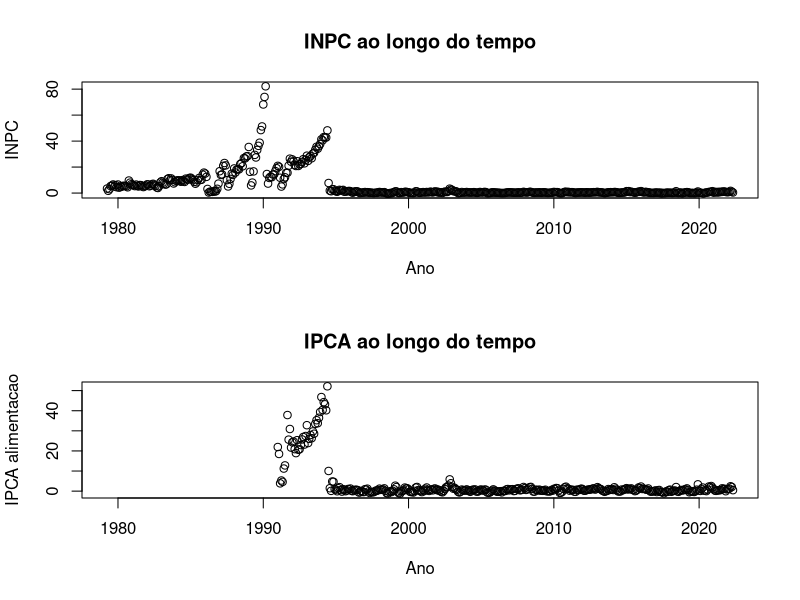
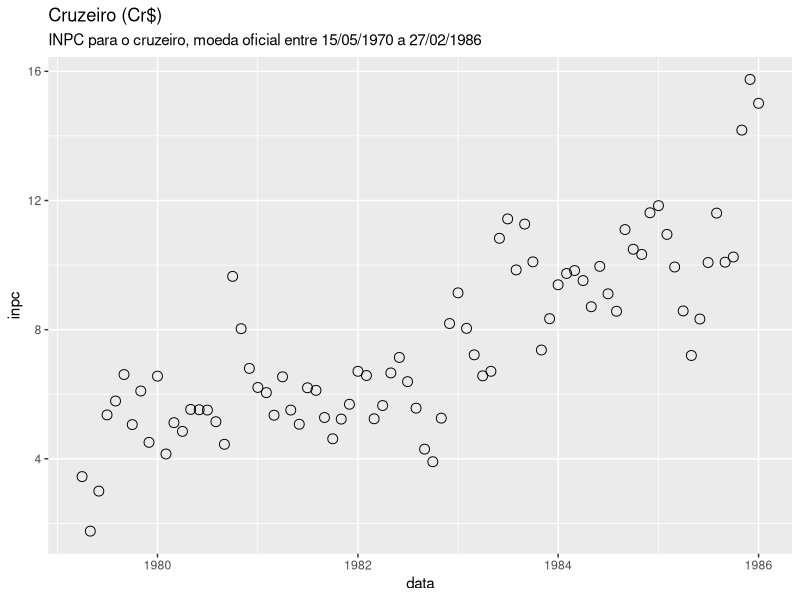
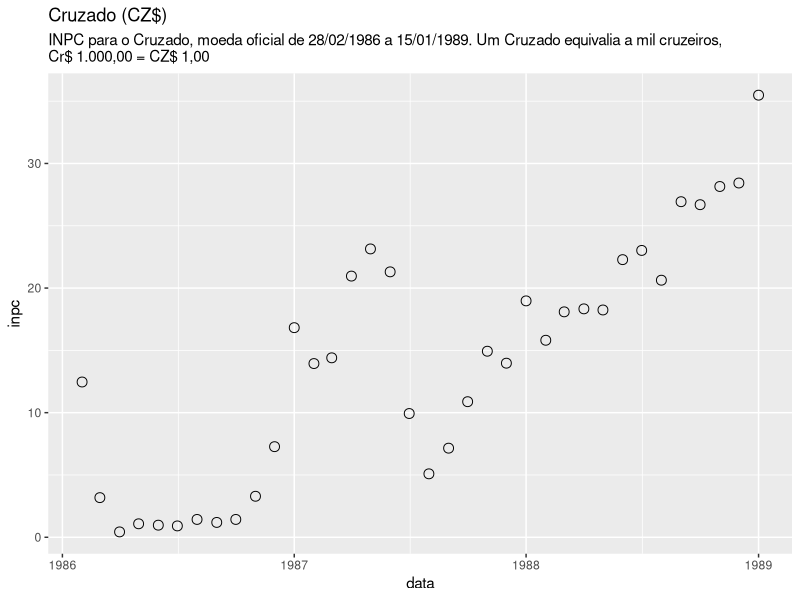
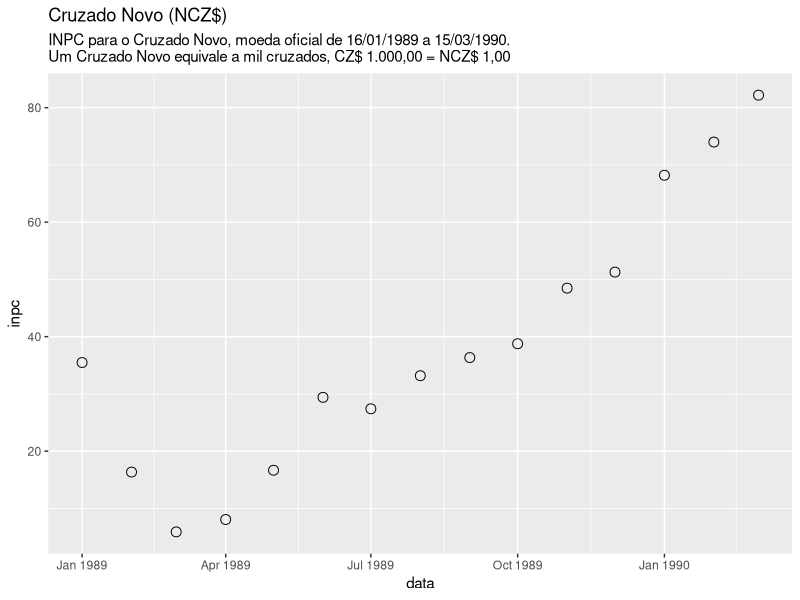
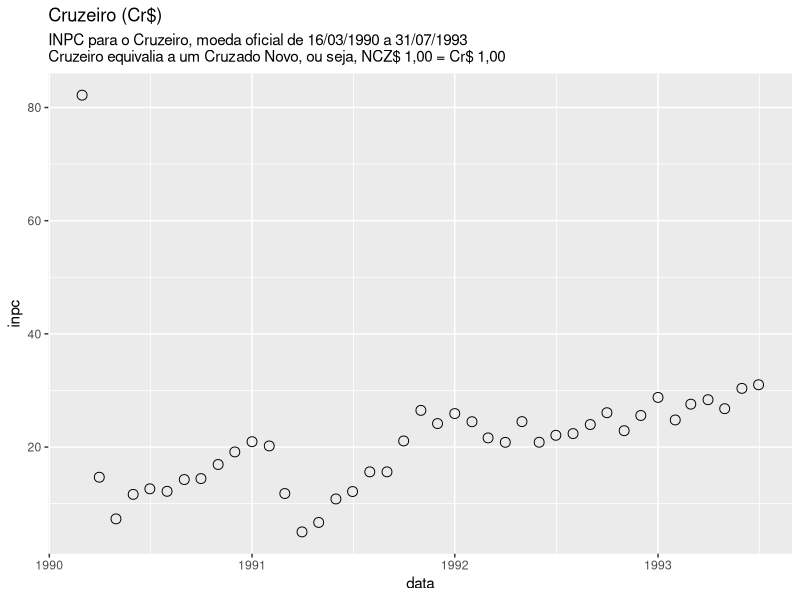
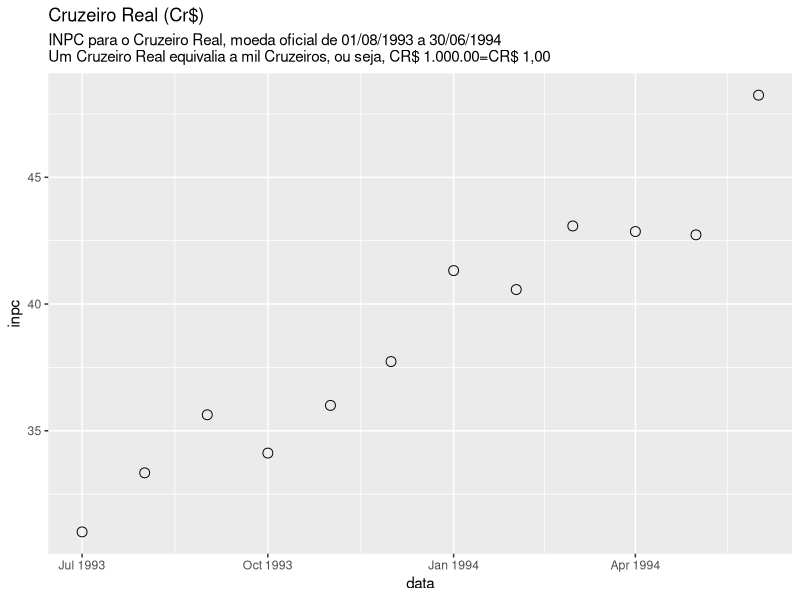
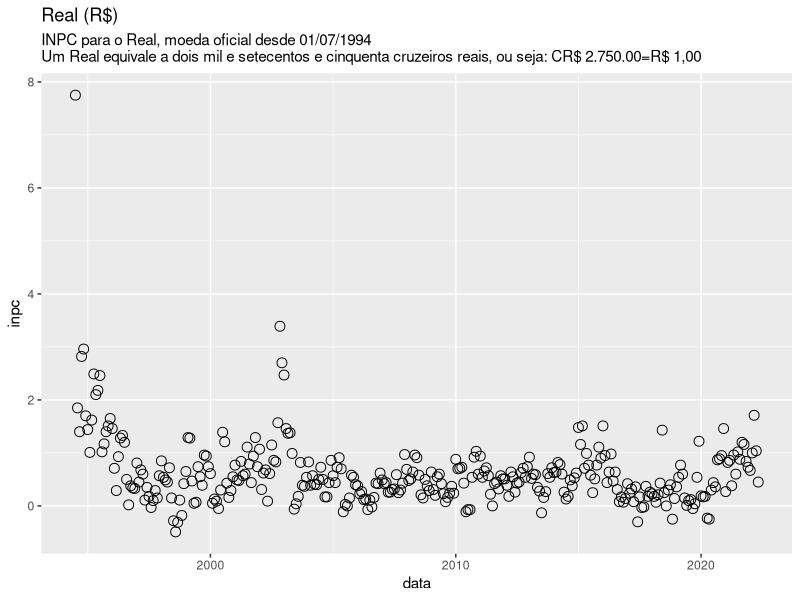
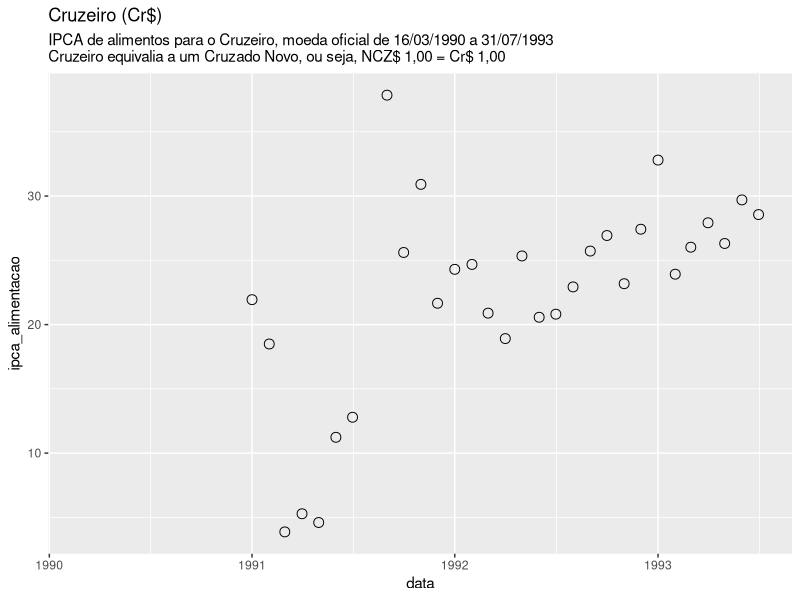

These charts were generated, in order, by the following R code:
## ---- chunk 1

library(readxl)
library(ggplot2)

dados <- read_excel("INPC_IPCA.xlsx", 
                    col_types = c("date", "numeric", "numeric", "text", "text"))

colnames(dados) <-  c("data", "inpc", "ipca_alimentacao", "ipca_habitacao", "ipca_saude")

dados_analise <- dados[dados$data < "2011-09-01",]

dados_teste <- dados[dados$data >= "2011-09-01",]

## ---- chunk 2

par(mfrow=c(2,1))
plot(dados$data, dados$inpc, main =  "INPC ao longo do tempo", xlab = "Ano", ylab = "INPC")
plot(dados$data, dados$ipca_alimentacao, main = "IPCA ao longo do tempo", xlab = "Ano", ylab = "IPCA alimentacao")

## ---- chunk 3

cruzeiro <- dados[dados$data < "1986-02-01",]
cruzado <- dados[(dados$data <= "1989-01-01") & (dados$data >= "1986-02-01"),] 
cruzado.novo <- dados[(dados$data <= "1990-03-01") & (dados$data >= "1989-01-01"),] 
cruzeiro90 <-  dados[(dados$data <= "1993-07-01") & (dados$data >= "1990-03-01"),] 
cruzeiro.real <-  dados[(dados$data <= "1994-06-01") & (dados$data >= "1993-07-01"),] 
real <-  dados[dados$data >= "1994-07-01",] 

ggplot(cruzeiro, aes(y = inpc, x = data)) + geom_point(shape = 1, size = 3) + labs(title = "Cruzeiro (Cr$) ", subtitle =  "INPC para o cruzeiro, moeda oficial entre 15/05/1970 a 27/02/1986")
ggplot(cruzado, aes(y = inpc, x = data)) + geom_point(shape = 1, size = 3) + labs(title = "Cruzado (CZ$)", subtitle =  "INPC para o Cruzado, moeda oficial de 28/02/1986 a 15/01/1989. Um Cruzado equivalia a mil cruzeiros,
Cr$ 1.000,00 = CZ$ 1,00")
ggplot(cruzado.novo, aes(y = inpc, x = data)) + geom_point(shape = 1, size = 3) + labs(title = "Cruzado Novo (NCZ$)", subtitle =  "INPC para o Cruzado Novo, moeda oficial de 16/01/1989 a 15/03/1990.
Um Cruzado Novo equivale a mil cruzados, CZ$ 1.000,00 = NCZ$ 1,00" )
ggplot(cruzeiro90, aes(y = inpc, x = data)) + geom_point(shape = 1, size = 3) + labs(title = "Cruzeiro (Cr$)", subtitle =  "INPC para o Cruzeiro, moeda oficial de 16/03/1990 a 31/07/1993
Cruzeiro equivalia a um Cruzado Novo, ou seja, NCZ$ 1,00 = Cr$ 1,00") 
ggplot(cruzeiro.real, aes(y = inpc, x = data)) + geom_point(shape = 1, size = 3) + labs(title = "Cruzeiro Real (Cr$)", subtitle =  "INPC para o Cruzeiro Real, moeda oficial de 01/08/1993 a 30/06/1994
Um Cruzeiro Real equivalia a mil Cruzeiros, ou seja, CR$ 1.000.00=CR$ 1,00")
ggplot(real, aes(y = inpc, x = data)) + geom_point(shape = 1, size = 3) + labs(title = "Real (R$)", subtitle =  "INPC para o Real, moeda oficial desde 01/07/1994
Um Real equivale a dois mil e setecentos e cinquenta cruzeiros reais, ou seja: CR$ 2.750.00=R$ 1,00") 

## ---- chunk 4
ggplot(cruzeiro90, aes(y = ipca_alimentacao, x = data)) + geom_point(shape = 1, size = 3) + labs(title = "Cruzeiro (Cr$)", subtitle =  "IPCA de alimentos para o Cruzeiro, moeda oficial de 16/03/1990 a 31/07/1993
Cruzeiro equivalia a um Cruzado Novo, ou seja, NCZ$ 1,00 = Cr$ 1,00") 
ggplot(cruzeiro.real, aes(y = ipca_alimentacao, x = data)) + geom_point(shape = 1, size = 3) + labs(title = "Cruzeiro Real (Cr$)", subtitle =  "IPCA de Alimenos para o Cruzeiro Real, moeda oficial de 01/08/1993 a 30/06/1994
Um Cruzeiro Real equivalia a mil Cruzeiros, ou seja, CR$ 1.000.00=CR$ 1,00")
ggplot(real, aes(y = ipca_alimentacao, x = data)) + geom_point(shape = 1, size = 3) + labs(title = "Real (R$)", subtitle =  "IPCA de Alimentos para o Real, moeda oficial desde 01/07/1994
Um Real equivale a dois mil e setecentos e cinquenta cruzeiros reais, ou seja: CR$ 2.750.00=R$ 1,00") 

## ---- chunk 5

matriz.freq <- function(dados) {
  numero.estados <- length(attributes(dados)$levels)
  frequencia <- matrix(rep(0,numero.estados*numero.estados), nrow = numero.estados, ncol = numero.estados)
  for(index in 2:length(dados)) {
    frequencia[dados[index-1],dados[index]] = frequencia[dados[index-1],dados[index]] + 1 
  }
  return(frequencia)
}

matriz.transicao <- function(dados) {
  frequencia <- matriz.freq(dados)
  for(estado in as.numeric(attributes(dados)$levels)) {
    frequencia[estado,] <- frequencia[estado,]/sum(frequencia[estado,])  
  }
  return(frequencia)
}


prever <- function(matriz, x0) {
  return(which.max(matriz[x0,]))
}

prever.todos <- function(matriz, dados, x0) {
  previsao <- c()
  for(index in 1:length(dados)) {
    previsao[index] <- prever(matriz, x0)
    x0 <- dados[index]
  }
  return(previsao)
}

acuracia <- function(matriz, dados, x0) {
  previsao <- prever.todos(matriz, dados, x0)
  acertos <- previsao == dados
  return(sum(acertos)/length(previsao))
}

## ---- chunk 6
intervalos.inpc <- cut(dados_analise$inpc, breaks=c(min(dados_analise$inpc), mean(dados_analise$inpc), max(dados_analise$inpc)), labels=c(1,2))
intervalos.inpc[is.na(intervalos.inpc)] <- 1

matriz.transicao.inpc <- matriz.transicao(intervalos.inpc)

intervalos.inpc.teste <- cut(dados_teste$inpc, breaks=c(min(dados_analise$inpc), mean(dados_analise$inpc), max(dados_analise$inpc)), labels=c(1,2))
  
x0 <- intervalos.inpc[length(intervalos.inpc)]

previsao <- prever.todos(matriz.transicao.inpc, intervalos.inpc.teste, x0)

matriz.transicao.inpc 

acuracia.inpc.media <- acuracia(matriz.transicao.inpc, intervalos.inpc.teste, x0);acuracia.inpc.media
## ---- chunk 7
intervalos.inpc <- cut(dados_analise$inpc, breaks=c(quantile(dados_analise$inpc, probs=seq(0,1, by=0.25))), labels=c(1,2,3,4))
intervalos.inpc[is.na(intervalos.inpc)] <- 1

matriz.transicao.inpc <- matriz.transicao(intervalos.inpc)

intervalos.inpc.teste <- cut(dados_teste$inpc, breaks=c(quantile(dados_analise$inpc, probs=seq(0,1, by=0.25))), labels=c(1,2,3,4))
  
x0 <- intervalos.inpc[length(intervalos.inpc)]

previsao <- prever.todos(matriz.transicao.inpc, intervalos.inpc.teste, x0)

matriz.transicao.inpc

acuracia.inpc.quartis <- acuracia(matriz.transicao.inpc, intervalos.inpc.teste, x0); acuracia.inpc.quartis
## ---- chunk 8
dados_analise <- real[real$data < "2011-09-01",]

dados_teste <- real[real$data >= "2011-09-01",]
intervalos.inpc <- cut(dados_analise$inpc, breaks=c(min(dados_analise$inpc), mean(dados_analise$inpc), max(dados_analise$inpc)), labels=c(1,2))
intervalos.inpc[is.na(intervalos.inpc)] <- 1

matriz.transicao.inpc <- matriz.transicao(intervalos.inpc)

intervalos.inpc.teste <- cut(dados_teste$inpc, breaks=c(min(dados_analise$inpc), mean(dados_analise$inpc), max(dados_analise$inpc)), labels=c(1,2))
  
x0 <- intervalos.inpc[length(intervalos.inpc)]

previsao <- prever.todos(matriz.transicao.inpc, intervalos.inpc.teste, x0)

matriz.transicao.inpc

acuracia.inpc.real.media <- acuracia(matriz.transicao.inpc, intervalos.inpc.teste, x0); acuracia.inpc.real.media
## ---- chunk 9
intervalos.inpc <- cut(dados_analise$inpc, breaks=c(quantile(dados_analise$inpc, probs=seq(0,1, by=0.25))), labels=c(1,2,3,4))
intervalos.inpc[is.na(intervalos.inpc)] <- 1

matriz.transicao.inpc <- matriz.transicao(intervalos.inpc)

intervalos.inpc.teste <- cut(dados_teste$inpc, breaks=c(quantile(dados_analise$inpc, probs=seq(0,1, by=0.25))), labels=c(1,2,3,4))
  
x0 <- intervalos.inpc[length(intervalos.inpc)]

previsao <- prever.todos(matriz.transicao.inpc, intervalos.inpc.teste, x0)

matriz.transicao.inpc

acuracia.inpc.real.quartil <- acuracia(matriz.transicao.inpc, intervalos.inpc.teste, x0); acuracia.inpc.real.quartil
## ---- chunk 10
dados1992_2021 <- dados[(dados$data <= "2021-01-01") & (dados$data >= "1992-01-01"),] 
dados2021_atual <- dados[dados$data > "2021-01-01",] 

intervalos.ipca <- cut(dados1992_2021$ipca_alimentacao, breaks=c(min(dados1992_2021$ipca_alimentacao), mean(dados1992_2021$ipca_alimentacao), max(dados1992_2021$ipca_alimentacao)), labels=c(1,2))

matriz.transicao.ipca <- matriz.transicao(intervalos.ipca)


matriz.transicao.ipca

intervalos.ipca.teste <- cut(dados2021_atual$ipca_alimentacao, breaks=c(min(dados1992_2021$ipca_alimentacao), mean(dados1992_2021$ipca_alimentacao), max(dados1992_2021$ipca_alimentacao)), labels=c(1,2))

x0 <- intervalos.ipca[length(intervalos.ipca)]

acuracia.ipca.media <- acuracia(matriz.transicao.ipca, intervalos.ipca.teste, x0); acuracia.ipca.media
